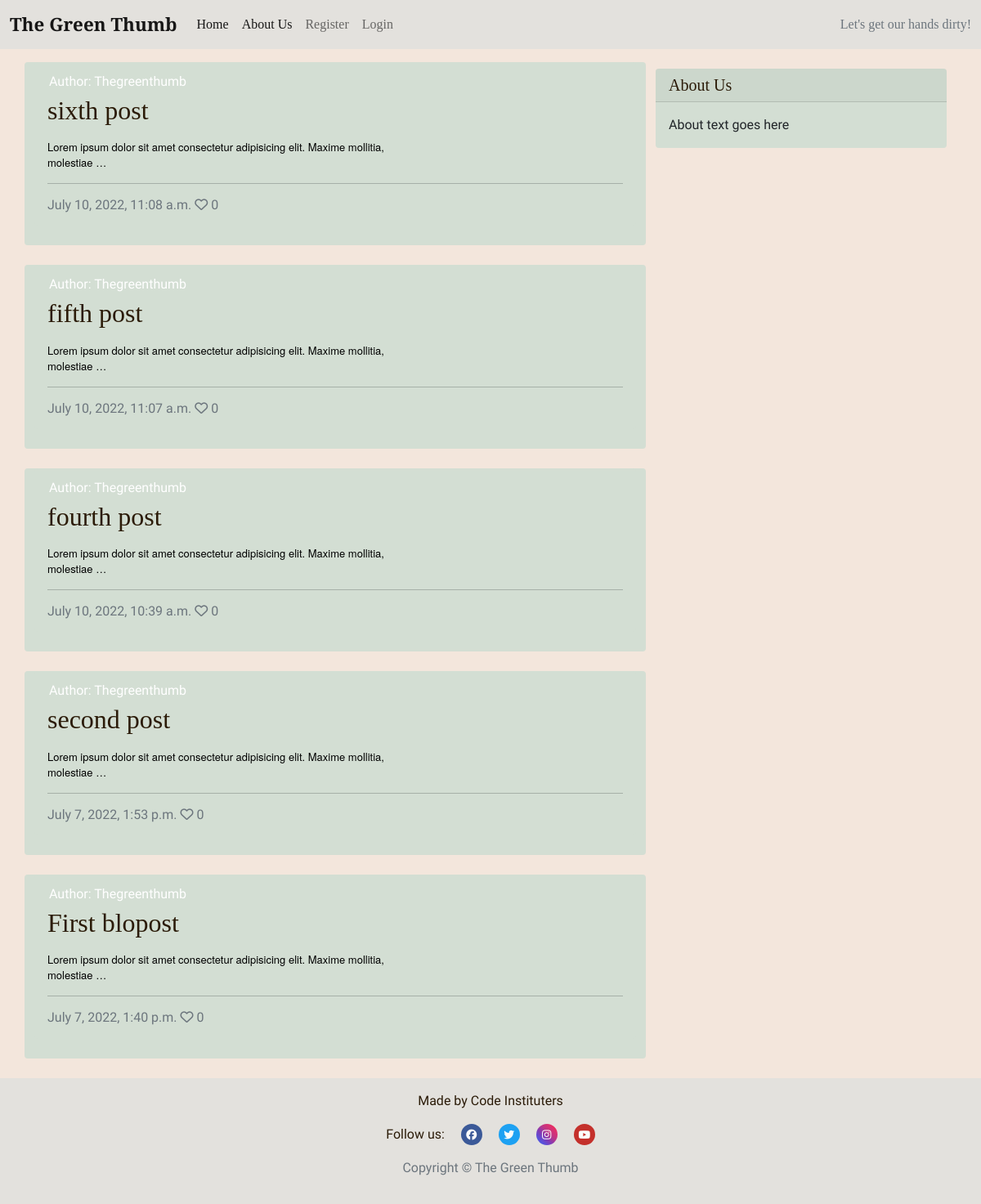
Before: / with the older database file.
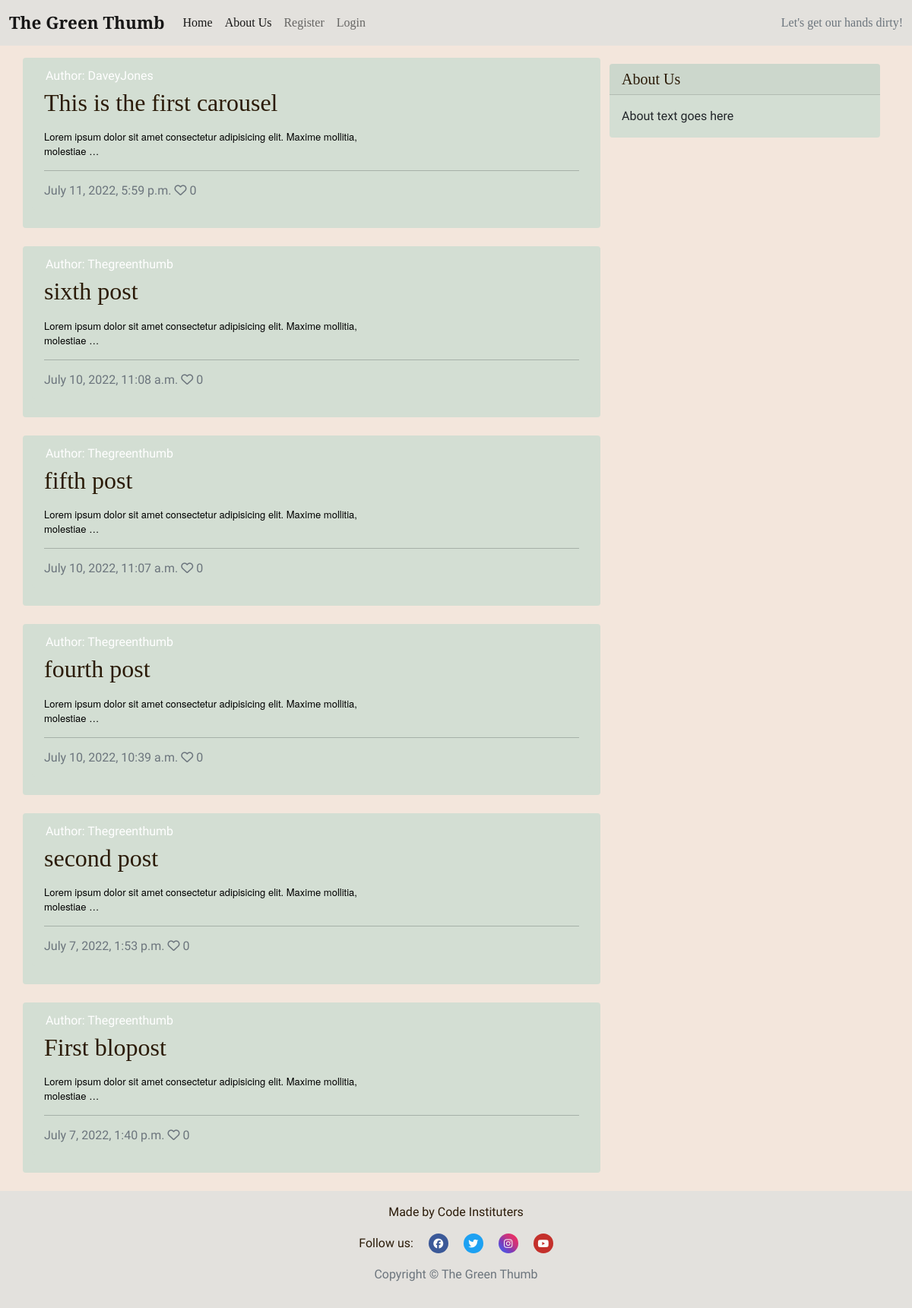
After: the same page with the newer database file.
### blog/models.py (models this page shows, shortened)
class BlogPost(models.Model):
    title = models.CharField(
        max_length=200, unique=True, null=False, blank=False)
    slug = models.SlugField(max_length=200, unique=True)
    created_on = models.DateTimeField(auto_now_add=True)
    updated_on = models.DateTimeField(auto_now=True)
    content = models.TextField(blank=True)
    excerpt = models.TextField(blank=True)
    author = models.ForeignKey(
        User, on_delete=models.CASCADE, related_name='blog_posts',
        default=id(0))
    status = models.IntegerField(choices=STATUS, default=0)
    featured_image = CloudinaryField('image', default='placeholder')
    alt_tag = models.CharField(max_length=100, default='image related to post')
    likes = models.ManyToManyField(
        User, related_name='blogpost_like', blank=True)
    class Meta:
        ordering = ['-created_on']
    def number_of_likes(self):
        return self.likes.count()

### blog/views.py (the view)
# urls.py: path('', views.PostList.as_view(), name='home'),
class PostList(generic.ListView):
    model = BlogPost
    queryset = BlogPost.objects.filter(status=1).order_by('-created_on')
    context_object_name = 'post_list'
    template_name = 'index.html'
    paginate_by = 6

### templates/index.html (shortened to what this page needs)
{% extends "base.html" %}
{% block content %}
<div class="container">
    <div class="row">
        <div class="col-md-8 mt-3 left">
            <div class="row">
                {% for post in post_list %}
                <div class="card mb-4">
                    <div class="card mb-4">
                        <div class="card-body">
                            <div class="image-container">
                                <div class="image-flash">
                                    <p class="author">Author: {{ post.author }}</p>
                                </div>
                            </div>
                            <a href="{% url 'post_detail' post.slug %}" class="post-link">
                                <h2 class="card-title">{{ post.title }}</h2>
                                <p class="card-text">{{ post.content|truncatewords:50|safe }} </p>
                            </a>
                            <hr />
                            <p class="card-text text-muted h6">{{ post.created_on}} <i class="far fa-heart"></i>
                                {{ post.number_of_likes }}</p>
                        </div>
                    </div>
                </div>
                {% endfor %}
            </div>
        </div>
        {% block sidebar %}
        {% include 'sidebar.html' %}
        {% endblock sidebar %}
    </div>
</div>
{%endblock%}

Changed rows visible on the page:
added BlogPost: author "DaveyJones", title "This is the first carousel", content "Lorem ipsum dolor sit amet consectetur adipisicing elit. Maxime mollitia, molestiae …", created_on "July 11, 2022, 5:59 p.m.", number_of_likes "0"
